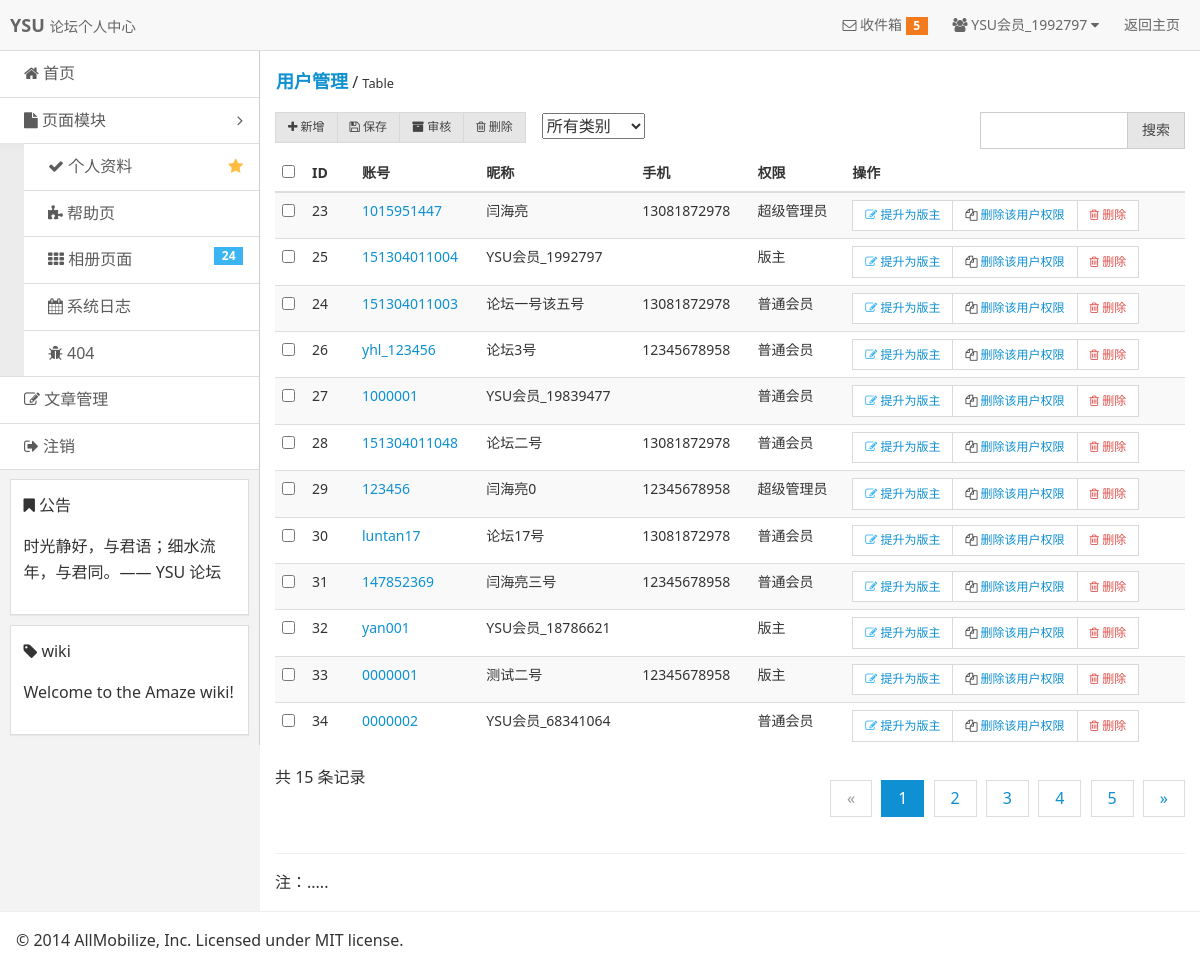
The page /personal_center/user-table.php (signed in) on the database its author committed.
### tables this page shows
CREATE TABLE IF NOT EXISTS `user` (
  `user_id` int(20) NOT NULL AUTO_INCREMENT COMMENT 'id',
  `user_name` varchar(50) NOT NULL COMMENT '存放用户名',
  `user_password` varchar(50) NOT NULL COMMENT '存放密码',
  `user_username` varchar(255) DEFAULT NULL COMMENT '用户昵称',
  `user_email` varchar(255) DEFAULT NULL COMMENT '用户邮箱',
  `user_telephone` char(11) DEFAULT NULL COMMENT '手机号',
  `user_qq` varchar(20) DEFAULT NULL COMMENT '用户QQ号',
  `user_weibo` varchar(255) DEFAULT NULL COMMENT '用户微博',
  `user_intro` text COMMENT '用户简介',
  `user_photos` varchar(255) DEFAULT NULL COMMENT '用户头像',
  `user_power` varchar(255) DEFAULT NULL,
  PRIMARY KEY (`user_id`)
);

### personal_center/user-table.php (the view, shortened to what this page needs)
<!doctype html>
<html class="no-js">
<head>
  <link rel="stylesheet" href="assets/css/amazeui.min.css"/>
  <link rel="stylesheet" href="assets/css/admin.css">
</head>
<body>
<?php
  include "header-top.php";
?>
<div class="am-cf admin-main">
  <?php
    include "header.php";
  ?>
  <div class="admin-content">
    <div class="am-cf am-padding">
      <div class="am-fl am-cf"><strong class="am-text-primary am-text-lg">用户管理</strong> / <small>Table</small></div>
    </div>
    <div class="am-g">
      <div class="am-u-md-6 am-cf">
        <div class="am-fl am-cf">
          <div class="am-btn-toolbar am-fl">
            <div class="am-btn-group am-btn-group-xs">
              <button type="button" class="am-btn am-btn-default"><span class="am-icon-plus"></span> 新增</button>
              <button type="button" class="am-btn am-btn-default"><span class="am-icon-save"></span> 保存</button>
              <button type="button" class="am-btn am-btn-default"><span class="am-icon-archive"></span> 审核</button>
              <button type="button" class="am-btn am-btn-default"><span class="am-icon-trash-o"></span> 删除</button>
            </div>
            <div class="am-form-group am-margin-left am-fl">
              <select>
                <option value="option1">所有类别</option>
              </select>
            </div>
          </div>
        </div>
      </div>
      <div class="am-u-md-3 am-cf">
        <div class="am-fr">
          <div class="am-input-group am-input-group-sm">
            <input type="text" class="am-form-field">
                <span class="am-input-group-btn">
                  <button class="am-btn am-btn-default" type="button">搜索</button>
                </span>
          </div>
        </div>
      </div>
    </div>
    <div class="am-g">
      <div class="am-u-sm-12">
        <form class="am-form">
          <table class="am-table am-table-striped am-table-hover table-main">
            <thead>
              <tr>
                <th class="table-check"><input type="checkbox" /></th><th class="table-id">ID</th><th class="table-title">账号</th><th class="table-type">昵称</th><th class="table-author">手机</th><th class="table-date">权限</th><th class="table-set">操作</th>
              </tr>
          </thead>
          <tbody>
            <?php
              $sql_user = "SELECT * FROM user";
              $rs_sqlUser = $link->query($sql_user);
              while ($row_users = mysqli_fetch_array($rs_sqlUser)) {
                echo "<tr>";
                echo "<td><input type='checkbox'/></td>";
                echo "<td>".$row_users['user_id']."</td>";
                echo "<td><a href='#'>".$row_users['user_name']."</a></td>";
                echo "<td>".$row_users['user_username']."</td>";
                echo "<td>".$row_users['user_telephone']."</td>";
                echo "<td>".power($row_users['user_power'])."</td>";
                echo "<td>";
                echo "<div class='am-btn-toolbar'>";
                  echo "<div class='am-btn-group am-btn-group-xs'>";
                      echo "<button class='am-btn am-btn-default am-btn-xs am-text-secondary'><span class='am-icon-pencil-square-o'></span> <a href="."addpower.php?user_id=".$row_users['user_id'].">提升为版主</a></button>";
                      echo "<button class='am-btn am-btn-default am-btn-xs'><span class='am-icon-copy'></span>  <a href="."de_power.php?user_id=".$row_users['user_id'].">删除该用户权限</a></button>";
                      echo "<button class='am-btn am-btn-default am-btn-xs am-text-danger'><span class='am-icon-trash-o'></span> 删除</button>";
                      echo "</div>";
                    echo "</div>";
                  echo "</td>";
                echo "</tr>";
              }
            ?>
          </tbody>
        </table>
          <div class="am-cf">
  共 15 条记录
  <div class="am-fr">
    <ul class="am-pagination">
      <li class="am-disabled"><a href="#">«</a></li>
      <li class="am-active"><a href="#">1</a></li>
      <li><a href="#">2</a></li>
      <li><a href="#">3</a></li>
      <li><a href="#">4</a></li>
      <li><a href="#">5</a></li>
      <li><a href="#">»</a></li>
    </ul>
  </div>
</div>
          <hr />
          <p>注：.....</p>
        </form>
      </div>
    </div>
  </div>
</div>
<?php
  function power($u_power){
    if($u_power == 0){
      return "普通会员";
    }
    if($u_power == 1){
      return "版主";
    }
    if($u_power == 2){
      return "超级管理员";
    }
  }
?>
<footer>
  <hr>
  <p class="am-padding-left">© 2014 AllMobilize, Inc. Licensed under MIT license.</p>
</footer>
</body>
</html>

### personal_center/assets/css/admin.css (style rules this page uses)
ul { margin-top: 0; }
.admin-main { background: #f3f3f3; }
.admin-content { width: auto; overflow: hidden; height: 100%; background: #fff; }
.table-main { font-size: 1.4rem; padding: .5rem; }
.table-main button { background: #fff; }
.table-check { width: 30px; }
.table-id { width: 50px; }

### rows shown on the page
user: user_id "23", user_name "1015951447", user_username "闫海亮", user_telephone "13081872978", user_power "超级管理员"
user: user_id "25", user_name "151304011004", user_username "YSU会员_1992797", user_power "版主"
user: user_id "24", user_name "151304011003", user_username "论坛一号该五号", user_telephone "13081872978", user_power "普通会员"
user: user_id "26", user_name "yhl_123456", user_username "论坛3号", user_telephone "12345678958", user_power "普通会员"
user: user_id "27", user_name "1000001", user_username "YSU会员_19839477", user_power "普通会员"
user: user_id "28", user_name "151304011048", user_username "论坛二号", user_telephone "13081872978", user_power "普通会员"
user: user_id "29", user_name "123456", user_username "闫海亮0", user_telephone "12345678958", user_power "超级管理员"
user: user_id "30", user_name "luntan17", user_username "论坛17号", user_telephone "13081872978", user_power "普通会员"
user: user_id "31", user_name "147852369", user_username "闫海亮三号", user_telephone "12345678958", user_power "普通会员"
user: user_id "32", user_name "yan001", user_username "YSU会员_18786621", user_power "版主"
user: user_id "33", user_name "0000001", user_username "测试二号", user_telephone "12345678958", user_power "版主"
user: user_id "34", user_name "0000002", user_username "YSU会员_68341064", user_power "普通会员"
